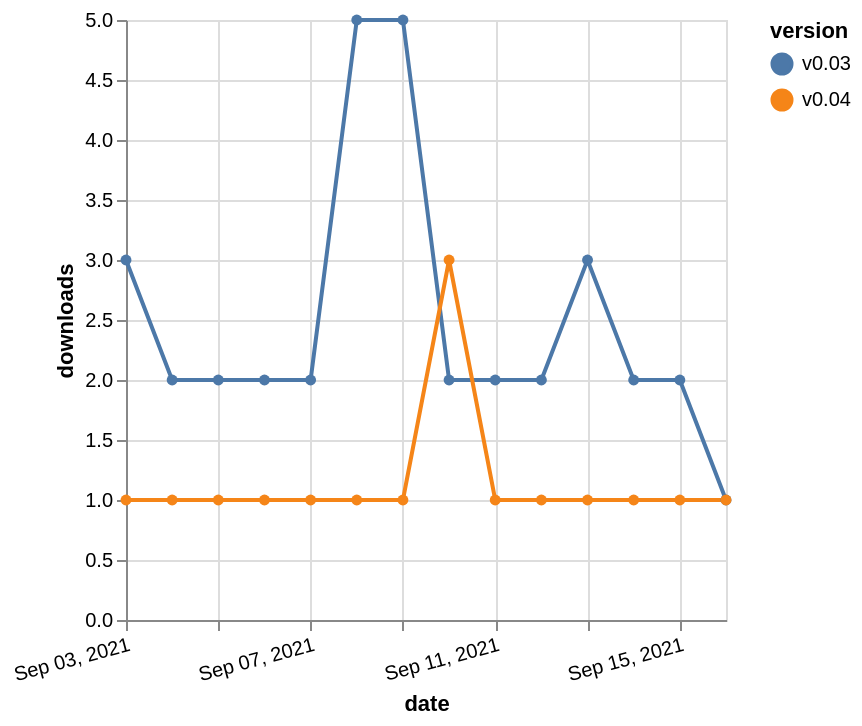

The Vega-Lite source for this figure:
### Vega-Lite specification from a JSON file in a GitHub repository (floating-point values rounded to 4 significant figures)
{"$schema": "https://vega.github.io/schema/vega-lite/v5.json", "description": "A simple bar chart with embedded data.", "data": {"values": [{"date": "2021-09-03", "total": 2679, "delta": 3, "version": "v0.03"}, {"date": "2021-09-04", "total": 2681, "delta": 2, "version": "v0.03"}, {"date": "2021-09-05", "total": 2683, "delta": 2, "version": "v0.03"}, {"date": "2021-09-06", "total": 2685, "delta": 2, "version": "v0.03"}, {"date": "2021-09-07", "total": 2687, "delta": 2, "version": "v0.03"}, {"date": "2021-09-08", "total": 2692, "delta": 5, "version": "v0.03"}, {"date": "2021-09-09", "total": 2697, "delta": 5, "version": "v0.03"}, {"date": "2021-09-10", "total": 2699, "delta": 2, "version": "v0.03"}, {"date": "2021-09-11", "total": 2701, "delta": 2, "version": "v0.03"}, {"date": "2021-09-12", "total": 2703, "delta": 2, "version": "v0.03"}, {"date": "2021-09-13", "total": 2706, "delta": 3, "version": "v0.03"}, {"date": "2021-09-14", "total": 2708, "delta": 2, "version": "v0.03"}, {"date": "2021-09-15", "total": 2710, "delta": 2, "version": "v0.03"}, {"date": "2021-09-16", "total": 2711, "delta": 1, "version": "v0.03"}, {"date": "2021-09-03", "total": 166, "delta": 1, "version": "v0.04"}, {"date": "2021-09-04", "total": 167, "delta": 1, "version": "v0.04"}, {"date": "2021-09-05", "total": 168, "delta": 1, "version": "v0.04"}, {"date": "2021-09-06", "total": 169, "delta": 1, "version": "v0.04"}, {"date": "2021-09-07", "total": 170, "delta": 1, "version": "v0.04"}, {"date": "2021-09-08", "total": 171, "delta": 1, "version": "v0.04"}, {"date": "2021-09-09", "total": 172, "delta": 1, "version": "v0.04"}, {"date": "2021-09-10", "total": 175, "delta": 3, "version": "v0.04"}, {"date": "2021-09-11", "total": 176, "delta": 1, "version": "v0.04"}, {"date": "2021-09-12", "total": 177, "delta": 1, "version": "v0.04"}, {"date": "2021-09-13", "total": 178, "delta": 1, "version": "v0.04"}, {"date": "2021-09-14", "total": 179, "delta": 1, "version": "v0.04"}, {"date": "2021-09-15", "total": 180, "delta": 1, "version": "v0.04"}, {"date": "2021-09-16", "total": 181, "delta": 1, "version": "v0.04"}]}, "width": "container", "mark": {"type": "line", "point": {"filled": true}}, "encoding": {"x": {"field": "date", "type": "temporal", "timeUnit": "yearmonthdate", "title": "date", "axis": {"labelAngle": -15}}, "y": {"field": "delta", "type": "quantitative", "title": "downloads"}, "color": {"field": "version", "type": "nominal"}, "tooltip": {"field": "delta"}}}
